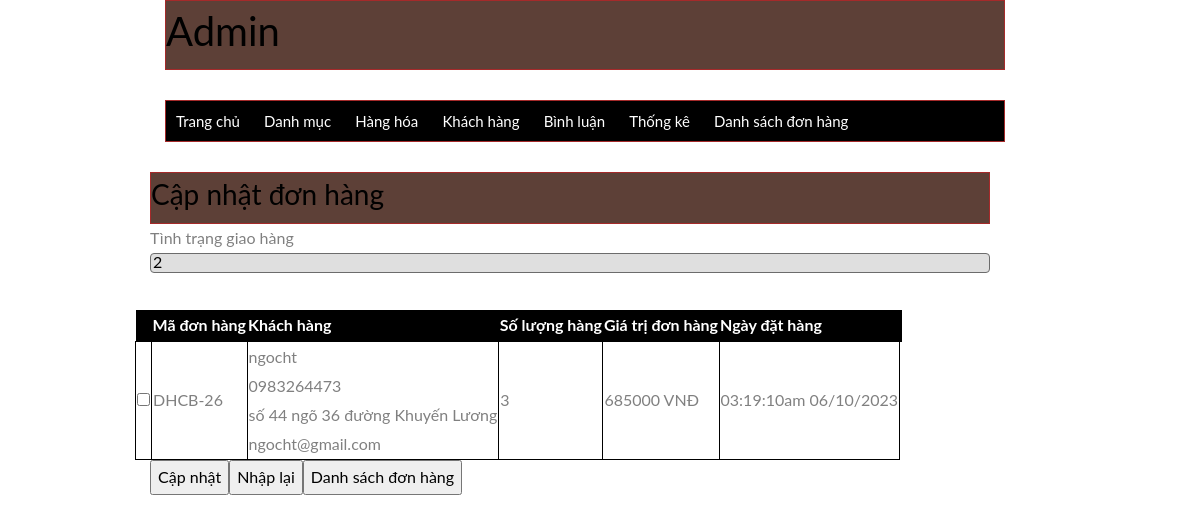
The app's page /quantri/index.php?act=suadh&id=26 with its own data.
### tables this page shows
CREATE TABLE `bill` (
  `id_bill` int(10) NOT NULL,
  `id_nguoidung` int(10) NOT NULL DEFAULT 0,
  `bill_name` varchar(200) NOT NULL,
  `bill_address` varchar(200) NOT NULL,
  `bill_tel` varchar(200) NOT NULL,
  `bill_email` varchar(200) NOT NULL,
  `bill_pttt` tinyint(1) NOT NULL COMMENT '1.Thanh toán trực tiếp 2.Chuyển khaorn 3.Thanh toán online',
  `total` int(10) NOT NULL,
  `ngaydathang` varchar(200) DEFAULT NULL,
  `bill_status` tinyint(1) NOT NULL COMMENT '0. Đang chờ 1.Đang xử lú 2.Đang giao hàng 3.Hoàn tất',
  `receive_name` varchar(200) DEFAULT NULL,
  `receive_address` varchar(200) DEFAULT NULL,
  `receive_tel` varchar(50) DEFAULT NULL
);

### model/pdo.php (called while the page is built, shortened)
<?php
function pdo_get_connection(){
    $servername = "localhost";
    $username = "root";
    $password = "";
    try {
        $conn = new PDO("mysql:host=$servername;dbname=duanmau", $username, $password);
        $conn->setAttribute(PDO::ATTR_ERRMODE, PDO::ERRMODE_EXCEPTION);
        return $conn;
    } catch(PDOException $e) {
        echo "Connection failed: " . $e->getMessage();
    }
}
function pdo_query($sql){
    $sql_args=array_slice(func_get_args(),1);
    try{
        $conn=pdo_get_connection();
        $stmt=$conn->prepare($sql);
        $stmt->execute($sql_args);
        $rows=$stmt->fetchAll();
        return $rows;
    }
    catch(PDOException $e){
        throw $e;
    }
    finally{
        unset($conn);
    }
}
function pdo_query_one($sql){
    $sql_args=array_slice(func_get_args(),1);
    try{
        $conn=pdo_get_connection();
        $stmt=$conn->prepare($sql);
        $stmt->execute($sql_args);
        $row=$stmt->fetch(PDO::FETCH_ASSOC);
        return $row;
    }
    catch(PDOException $e){
        throw $e;
    }
    finally{
        unset($conn);
    }
}
?>

### cart/cart.php (called while the page is built, shortened)
<?php
    function loadone_bill($id) {
        $sql = "select * from bill WHERE `id_bill` =".$id;
        $bill=pdo_query_one($sql);
        return $bill;
    }
    function loadall_cart_count($id_bill) {
        $sql = "select * from cart WHERE `id_bill` =".$id_bill;
        $bill=pdo_query($sql);
        return sizeof($bill);
    }
?>

### quantri/bill/updatebill.php (the view, shortened to what this page needs)
<div class="row">
            <div class="row fratitle">
                <h3>Cập nhật đơn hàng</h3>
            </div>
            <form action="index.php?act=updatedh" method="post" >
                <div class="row mb10">
                     Tình trạng giao hàng <br>
                    <input type="text" name="ttgh" id="mb10" value="<?=$bill['bill_status']?>">
                    <br>
                    <br>
                </div>
                <div class="row">
                <table  class="row">
                    <tr class="danhmuc">
                        <th></th>
                        <th>Mã đơn hàng</th>
                        <th>Khách hàng</th>
                        <th>Số lượng hàng</th>
                        <th>Giá trị đơn hàng</th>
                        <th>Ngày đặt hàng</th>
                        <th></th>
                    </tr>
                    <?php
                            $countsp = loadall_cart_count($bill['id_bill']);
                            $kh = $bill['bill_name']."<br>".$bill['bill_tel']."<br>".$bill['bill_address']."<br>".$bill['bill_email'];
                    ?>
                        <tr>
                        <td><input type="checkbox" name="" id=""></td>
                        <td>DHCB-<?php echo $bill['id_bill'] ?></td>
                        <td><?php echo $kh ?></td>
                        <td><?php echo $countsp ?></td>
                        <td><?php echo $bill['total']?> VNĐ</td>
                        <td><?php echo $bill['ngaydathang']?></td>
                    </tr>
                    </table>
                </div>
                <div class="row mb10">
                    <input type="submit" name="capnhat" id="" value="Cập nhật" >
                    <input type="reset" name="" id="" value="Nhập lại">
                    <a href="index.php?act=listbill"><input type="button" value="Danh sách đơn hàng"></a>
                </div>
            </form>
        </div>

### quantri/header.php (style rules this page uses)
.row { float: left; width: 100%; }
.fratitle { background-color: #5d4037 !important; border: 1px brown solid; color: white; }
#mb10 { background-color: rgb(223, 223, 223); border-radius: 4px; border: 1px rgb(108, 108, 108) solid; color: black; height: 20px; width: 100%; }
.danhmuc { background-color: black; color: white; width: 100%; }
table tr td { border: 1px black solid; }

### records on screen
bill: ttgh "2", id_bill "26", bill_name "ngocht", bill_tel "0983264473", bill_address "số 44 ngõ 36 đường Khuyến Lương", bill_email "ngocht@gmail.com", total "685000", ngaydathang "03:19:10am 06/10/2023"

### other values on screen
$countsp "3"
